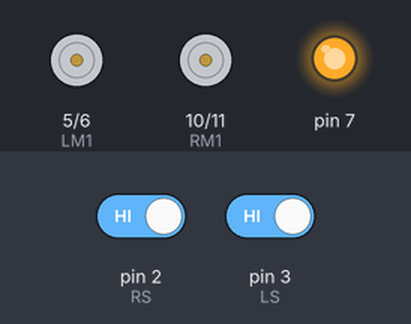
The sketch below on a simulated Arduino Uno, built with avr-gcc and run on an emulated ATmega328P. On the bench: motor-driver pin pairs drawn as motors (green arrow = first pin HIGH = forward, orange = second pin HIGH = backward, longer = more drive), output pins drawn as LEDs (lit = HIGH). The test bench sets the inputs (shaded band); at power-on: pin 2 (RS) HIGH, pin 3 (LS) HIGH.

Above: at 1.2 s.
1.3 s: pin 2 (RS) driven LOW
At 2.2 s:
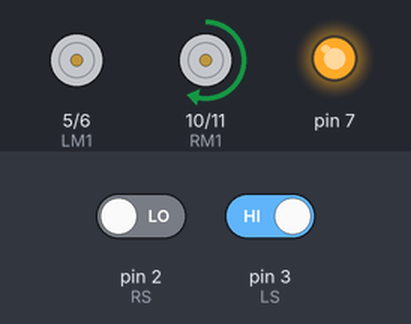
2.8 s: pin 3 (LS) driven LOW
At 3.3 s:
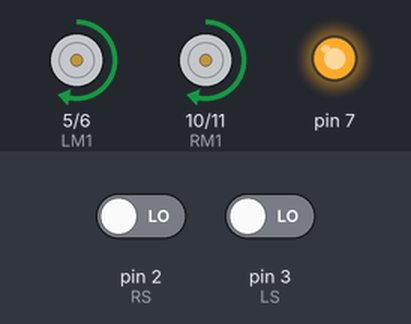
4.3 s: pin 2 (RS) driven HIGH
At 5.6 s:
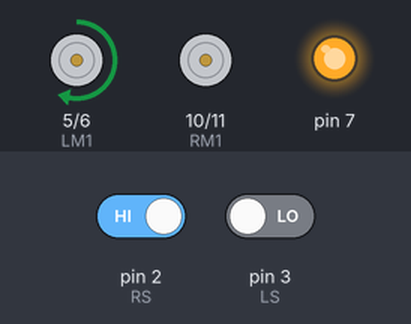
Timing chart, 0 to 7.3 s (numbered marks = the images above; inputs shaded):
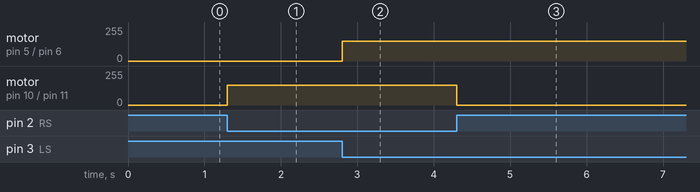

Measured:
- after the input at 1.3 s, motor on pin 10 (RM1) / pin 11 (RM2): stopped → forward 150/255 at once
- after the input at 2.8 s, motor on pin 5 (LM1) / pin 6 (LM2): stopped → forward 150/255 at once
- after the input at 4.3 s, motor on pin 10 (RM1) / pin 11 (RM2): forward 150/255 → stopped at once

The sketch:

Line.ino
```cpp
#define LS 3      // left sensor
#define RS 2      // right sensor

/*-------definning Outputs------*/
#define LM1 5      // left motor
#define LM2 6       // left motor
#define RM1 10       // right motor
#define RM2 11       // right motor

void setup()
{
  //Serial.begin(9600);
  pinMode(LS, INPUT);
  pinMode(RS, INPUT);
  pinMode(LM1, OUTPUT);
  pinMode(LM2, OUTPUT);
  pinMode(RM1, OUTPUT);
  pinMode(RM2, OUTPUT);
  pinMode(7, OUTPUT);
  pinMode(6, OUTPUT);
  digitalWrite(7,HIGH);
  digitalWrite(6,HIGH);

}
int spd = 150;
void loop()
{
  if(!(digitalRead(LS)) && !(digitalRead(RS)))     // Move Forward
  {
    analogWrite(LM1, spd);
    digitalWrite(LM2, LOW);
    analogWrite(RM1, spd);
    digitalWrite(RM2, LOW);
  }

  if(!(digitalRead(RS)) && digitalRead(LS))     // Turn right
  {
    digitalWrite(LM1, LOW);
    digitalWrite(LM2, LOW);
    analogWrite(RM1, spd);
    digitalWrite(RM2, LOW);
    spd = 80;
  }
  spd = 150;
  if(digitalRead(RS) && !(digitalRead(LS)))     // turn left
  {
    analogWrite(LM1, spd);
    digitalWrite(LM2, LOW);
    digitalWrite(RM1, LOW);
    digitalWrite(RM2, LOW);
    spd = 80;
  }
  spd = 150;
  if((digitalRead(LS)) && (digitalRead(RS)))     // stop
  {
    digitalWrite(LM1, LOW);
    digitalWrite(LM2, LOW);
    digitalWrite(RM1, LOW);
    digitalWrite(RM2, LOW);
  }
 // Serial.print(digitalRead(LS));
  //Serial.println(digitalRead(RS));
}
```
